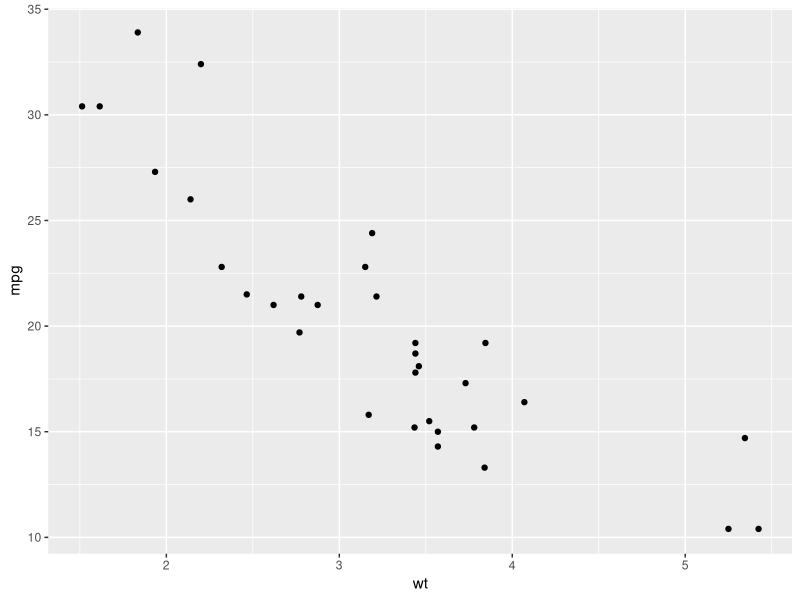
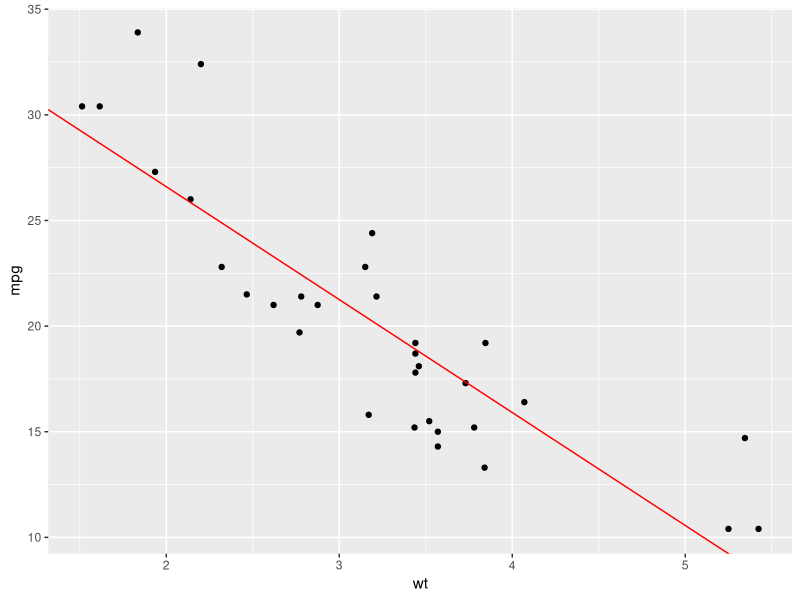

Reproduce these figures in R, in order.
## ---- chunk 1
knitr::opts_chunk$set(echo = TRUE)
## ---- chunk 2
library(ggplot2)
ggplot(data = mtcars, aes(x = wt, y = mpg)) +
  geom_point()
## ---- chunk 3
#~~~~~~~~~~~~~~~~~~~~~~~~~~
# Build model using train()
#~~~~~~~~~~~~~~~~~~~~~~~~~~

require(caret)

model.mtcars_lm <- train(mpg ~ wt
                        ,data = mtcars
                        ,method = "lm"
                        )
## ---- chunk 4
#~~~~~~~~~~~~~~~~~~~~~~~~~~
# Retrieve coefficients for
#  - slope
#  - intercept
#~~~~~~~~~~~~~~~~~~~~~~~~~~

coef.icept <- coef(model.mtcars_lm$finalModel)[1]
coef.slope <- coef(model.mtcars_lm$finalModel)[2]


#~~~~~~~~~~~~~~~~~~~~~~~~~~~~~~~~~~~~~
# Plot scatterplot and regression line
#  using ggplot()
#~~~~~~~~~~~~~~~~~~~~~~~~~~~~~~~~~~~~~

ggplot(data = mtcars, aes(x = wt, y = mpg)) +
  geom_point() +
  geom_abline(slope = coef.slope, intercept = coef.icept, color = "red")
